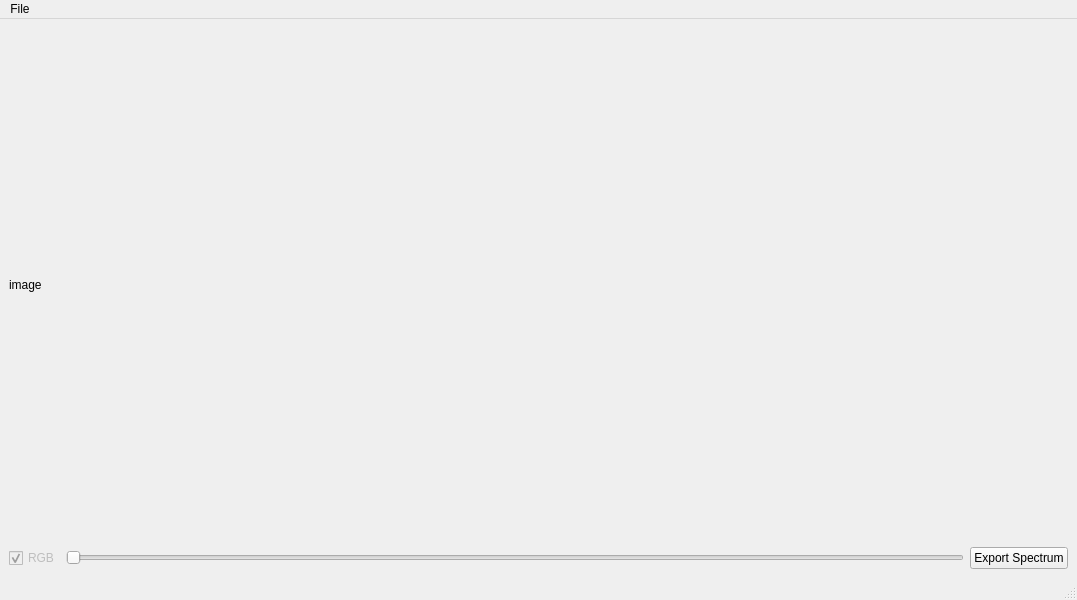
<?xml version="1.0" encoding="UTF-8"?>
<ui version="4.0">
 <class>MainWindow</class>
 <widget class="QMainWindow" name="MainWindow">
  <property name="geometry">
   <rect>
    <x>0</x>
    <y>0</y>
    <width>1077</width>
    <height>600</height>
   </rect>
  </property>
  <property name="acceptDrops">
   <bool>true</bool>
  </property>
  <property name="windowTitle">
   <string>HyperGui</string>
  </property>
  <widget class="QWidget" name="centralwidget">
   <layout class="QGridLayout" name="gridLayout_2">
    <item row="0" column="0">
     <widget class="QLabel" name="imageLabel">
      <property name="acceptDrops">
       <bool>true</bool>
      </property>
      <property name="text">
       <string>image</string>
      </property>
     </widget>
    </item>
    <item row="1" column="1">
     <widget class="QPushButton" name="exportButton">
      <property name="text">
       <string>Export Spectrum</string>
      </property>
     </widget>
    </item>
    <item row="1" column="0">
     <layout class="QHBoxLayout" name="horizontalLayout">
      <item>
       <widget class="QCheckBox" name="checkBoxRGB">
        <property name="enabled">
         <bool>false</bool>
        </property>
        <property name="text">
         <string>RGB</string>
        </property>
        <property name="checked">
         <bool>true</bool>
        </property>
       </widget>
      </item>
      <item>
       <widget class="QSlider" name="horizontalSlider">
        <property name="enabled">
         <bool>false</bool>
        </property>
        <property name="orientation">
         <enum>Qt::Horizontal</enum>
        </property>
       </widget>
      </item>
     </layout>
    </item>
   </layout>
  </widget>
  <widget class="QMenuBar" name="menubar">
   <property name="geometry">
    <rect>
     <x>0</x>
     <y>0</y>
     <width>1077</width>
     <height>21</height>
    </rect>
   </property>
   <widget class="QMenu" name="menuFile">
    <property name="title">
     <string>File</string>
    </property>
    <addaction name="actionLoad_HS_data"/>
   </widget>
   <addaction name="menuFile"/>
  </widget>
  <widget class="QStatusBar" name="statusbar"/>
  <action name="actionLoad_HS_data">
   <property name="text">
    <string>load HS data...</string>
   </property>
  </action>
 </widget>
 <resources/>
 <connections/>
</ui>
